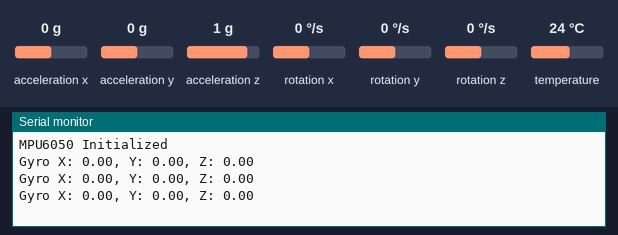
This sketch was run on a simulated Arduino Uno, built with avr-gcc and run on an emulated ATmega328P. Parts: the last lines printed to the serial monitor. The test bench sets the inputs (shaded band); at power-on: rotation x 0 °/s, rotation y 0 °/s, rotation z 0 °/s, acceleration x 0 g, acceleration y 0 g, acceleration z 1 g, temperature 24 °C.

Above: at 1.3 s.
1.4 s: rotation x set to -192 °/s
At 1.9 s:
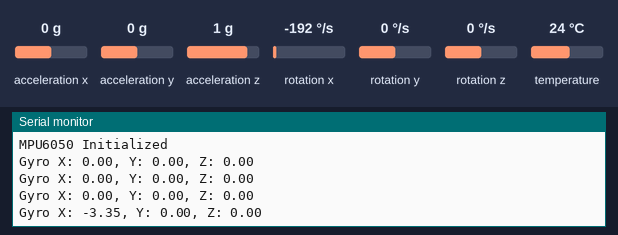
2.9 s: rotation y set to -192 °/s
At 3.4 s:
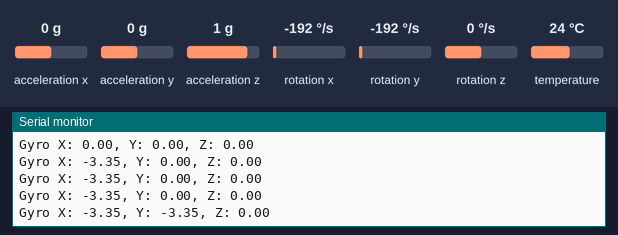
4.4 s: rotation z set to -192 °/s
At 4.9 s:
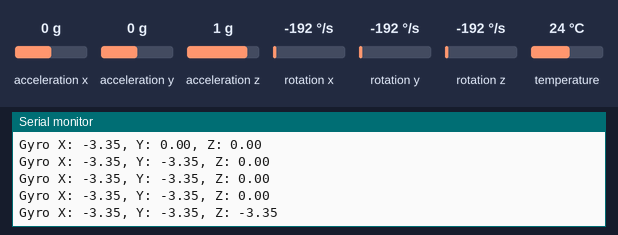

Measured:
- after the input at 1.4 s, the serial monitor: prints a new line after 0.11 s (image 1)
- after the input at 2.9 s, the serial monitor: prints a new line after 0.12 s (image 2)
- after the input at 4.4 s, the serial monitor: prints a new line after 0.13 s (image 3)

The sketch:

5_1P.ino
```cpp
#include <Wire.h>
#include <Adafruit_MPU6050.h>
#include <Adafruit_Sensor.h>

Adafruit_MPU6050 mpu;

void setup() {
  Serial.begin(9600);
  Wire.begin();

  // Initialize the MPU6050 sensor
  if (!mpu.begin()) {
    Serial.println("Failed to find MPU6050 chip");
    while (1) {
      delay(10);
    }
  }

  // Setup the gyro and accelerometer ranges
  mpu.setGyroRange(MPU6050_RANGE_250_DEG);
  mpu.setAccelerometerRange(MPU6050_RANGE_2_G);
  mpu.setFilterBandwidth(MPU6050_BAND_21_HZ);

  Serial.println("MPU6050 Initialized");
}

void loop() {
  sensors_event_t a, g, temp;
  mpu.getEvent(&a, &g, &temp);

  // Print gyroscope data to the Serial Monitor
  Serial.print("Gyro X: "); Serial.print(g.gyro.x);
  Serial.print(", Y: "); Serial.print(g.gyro.y);
  Serial.print(", Z: "); Serial.println(g.gyro.z);

  delay(500); // Adjust the data rate
}
```
